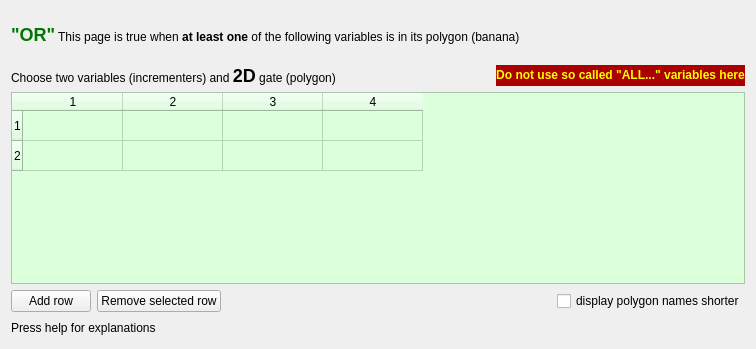
  <widget class="QWizardPage" name="wizardPage_OR_bananas">
   <property name="title">
    <string/>
   </property>
   <property name="subTitle">
    <string/>
   </property>
   <layout class="QVBoxLayout" name="verticalLayout_13">
    <item>
     <layout class="QHBoxLayout" name="horizontalLayout_10">
      <item>
       <widget class="QLabel" name="textLabel1_6_2">
        <property name="text">
         <string>&lt;html&gt;&lt;head/&gt;&lt;body&gt;&lt;p&gt;&lt;span style=&quot; font-size:x-large; font-weight:600; color:#007700;&quot;&gt;&amp;quot;OR&amp;quot;&lt;/span&gt; This page is true when &lt;span style=&quot; font-weight:600;&quot;&gt;at least one&lt;/span&gt; of the following variables is in its polygon (banana)&lt;/p&gt;&lt;/body&gt;&lt;/html&gt;</string>
        </property>
        <property name="wordWrap">
         <bool>false</bool>
        </property>
       </widget>
      </item>
      <item>
       <widget class="QLabel" name="pixmapLabel1_2_2_2">
        <property name="sizePolicy">
         <sizepolicy hsizetype="Maximum" vsizetype="Maximum">
          <horstretch>0</horstretch>
          <verstretch>0</verstretch>
         </sizepolicy>
        </property>
        <property name="minimumSize">
         <size>
          <width>32</width>
          <height>32</height>
         </size>
        </property>
        <property name="maximumSize">
         <size>
          <width>48</width>
          <height>48</height>
         </size>
        </property>
        <property name="pixmap">
         <pixmap resource="greware_icons.qrc">:/images/images/bananas.png</pixmap>
        </property>
        <property name="scaledContents">
         <bool>true</bool>
        </property>
        <property name="wordWrap">
         <bool>false</bool>
        </property>
       </widget>
      </item>
      <item>
       <widget class="QLabel" name="pixmapLabel1_2_2_3">
        <property name="sizePolicy">
         <sizepolicy hsizetype="Maximum" vsizetype="Maximum">
          <horstretch>0</horstretch>
          <verstretch>0</verstretch>
         </sizepolicy>
        </property>
        <property name="minimumSize">
         <size>
          <width>48</width>
          <height>48</height>
         </size>
        </property>
        <property name="pixmap">
         <pixmap resource="greware_icons.qrc">:/images/images/fence.png</pixmap>
        </property>
        <property name="scaledContents">
         <bool>true</bool>
        </property>
        <property name="wordWrap">
         <bool>false</bool>
        </property>
       </widget>
      </item>
     </layout>
    </item>
    <item>
     <layout class="QHBoxLayout" name="horizontalLayout_9">
      <item>
       <widget class="QLabel" name="textLabel2_3_2">
        <property name="text">
         <string>&lt;html&gt;&lt;head/&gt;&lt;body&gt;&lt;p&gt;Choose two variables (incrementers)   and &lt;span style=&quot; font-size:x-large; font-weight:600;&quot;&gt;2D&lt;/span&gt; gate (polygon)&lt;/p&gt;&lt;/body&gt;&lt;/html&gt;</string>
        </property>
        <property name="alignment">
         <set>Qt::AlignVCenter</set>
        </property>
        <property name="wordWrap">
         <bool>false</bool>
        </property>
       </widget>
      </item>
      <item>
       <spacer name="horizontalSpacer_7">
        <property name="orientation">
         <enum>Qt::Horizontal</enum>
        </property>
        <property name="sizeHint" stdset="0">
         <size>
          <width>40</width>
          <height>20</height>
         </size>
        </property>
       </spacer>
      </item>
      <item>
       <widget class="QLabel" name="textLabel1_5_2_2_2">
        <property name="font">
         <font>
          <pointsize>9</pointsize>
         </font>
        </property>
        <property name="styleSheet">
         <string notr="true">background-color: rgb(170, 0, 0);
color: rgb(255, 255, 0);</string>
        </property>
        <property name="text">
         <string>&lt;b&gt;Do not use so called &quot;ALL...&quot; variables here&lt;/b&gt;</string>
        </property>
        <property name="alignment">
         <set>Qt::AlignCenter</set>
        </property>
        <property name="wordWrap">
         <bool>false</bool>
        </property>
       </widget>
      </item>
     </layout>
    </item>
    <item>
     <widget class="QTableWidget" name="table_2D_OR_gates">
      <property name="autoFillBackground">
       <bool>false</bool>
      </property>
      <property name="styleSheet">
       <string notr="true">background-color: rgba(220, 255, 220, 255);
</string>
      </property>
      <property name="rowCount">
       <number>2</number>
      </property>
      <property name="columnCount">
       <number>4</number>
      </property>
      <row/>
      <row/>
      <column/>
      <column/>
      <column/>
      <column/>
     </widget>
    </item>
    <item>
     <layout class="QVBoxLayout" name="_14">
      <item>
       <layout class="QHBoxLayout" name="_15">
        <item>
         <widget class="QPushButton" name="pushButton_add_2D_OR_item">
          <property name="text">
           <string>Add row</string>
          </property>
          <property name="icon">
           <iconset resource="greware_icons.qrc">
            <normaloff>:/images/images/add_document.png</normaloff>:/images/images/add_document.png</iconset>
          </property>
          <property name="iconSize">
           <size>
            <width>23</width>
            <height>23</height>
           </size>
          </property>
         </widget>
        </item>
        <item>
         <widget class="QPushButton" name="pushButton_remove_2D_OR_row">
          <property name="text">
           <string>Remove selected row</string>
          </property>
          <property name="icon">
           <iconset resource="greware_icons.qrc">
            <normaloff>:/images/images/remove_document.png</normaloff>:/images/images/remove_document.png</iconset>
          </property>
          <property name="iconSize">
           <size>
            <width>23</width>
            <height>23</height>
           </size>
          </property>
         </widget>
        </item>
        <item>
         <spacer name="spacer8_2">
          <property name="orientation">
           <enum>Qt::Horizontal</enum>
          </property>
          <property name="sizeType">
           <enum>QSizePolicy::Expanding</enum>
          </property>
          <property name="sizeHint" stdset="0">
           <size>
            <width>330</width>
            <height>20</height>
           </size>
          </property>
         </spacer>
        </item>
        <item>
         <widget class="QCheckBox" name="checkBox_short_polygon_names_OR">
          <property name="text">
           <string>display polygon names shorter</string>
          </property>
         </widget>
        </item>
       </layout>
      </item>
      <item>
       <layout class="QHBoxLayout" name="_16">
        <item>
         <widget class="QLabel" name="textLabel2_2_2">
          <property name="text">
           <string>Press help for explanations</string>
          </property>
          <property name="wordWrap">
           <bool>false</bool>
          </property>
         </widget>
        </item>
        <item>
         <spacer name="spacer51_2_2">
          <property name="orientation">
           <enum>Qt::Horizontal</enum>
          </property>
          <property name="sizeType">
           <enum>QSizePolicy::Expanding</enum>
          </property>
          <property name="sizeHint" stdset="0">
           <size>
            <width>310</width>
            <height>20</height>
           </size>
          </property>
         </spacer>
        </item>
       </layout>
      </item>
     </layout>
    </item>
   </layout>
  </widget>
